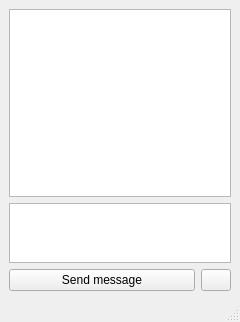
<?xml version="1.0" encoding="UTF-8"?>
<ui version="4.0">
 <class>chatWindow</class>
 <widget class="QMainWindow" name="chatWindow">
  <property name="geometry">
   <rect>
    <x>0</x>
    <y>0</y>
    <width>240</width>
    <height>322</height>
   </rect>
  </property>
  <property name="windowTitle">
   <string>MainWindow</string>
  </property>
  <widget class="QWidget" name="centralwidget">
   <layout class="QVBoxLayout" name="verticalLayout">
    <item>
     <widget class="QTextEdit" name="chatTextEdit">
      <property name="minimumSize">
       <size>
        <width>0</width>
        <height>170</height>
       </size>
      </property>
      <property name="readOnly">
       <bool>true</bool>
      </property>
     </widget>
    </item>
    <item>
     <widget class="QTextEdit" name="messageTextEdit">
      <property name="maximumSize">
       <size>
        <width>16777215</width>
        <height>60</height>
       </size>
      </property>
     </widget>
    </item>
    <item>
     <layout class="QHBoxLayout" name="horizontalLayout">
      <item>
       <widget class="QPushButton" name="pushButton">
        <property name="minimumSize">
         <size>
          <width>0</width>
          <height>0</height>
         </size>
        </property>
        <property name="text">
         <string>Send message</string>
        </property>
       </widget>
      </item>
      <item>
       <widget class="QPushButton" name="filePushButton">
        <property name="maximumSize">
         <size>
          <width>30</width>
          <height>16777215</height>
         </size>
        </property>
        <property name="text">
         <string/>
        </property>
       </widget>
      </item>
     </layout>
    </item>
   </layout>
  </widget>
  <widget class="QMenuBar" name="menubar">
   <property name="geometry">
    <rect>
     <x>0</x>
     <y>0</y>
     <width>240</width>
     <height>21</height>
    </rect>
   </property>
  </widget>
  <widget class="QStatusBar" name="statusbar"/>
 </widget>
 <resources/>
 <connections/>
</ui>
